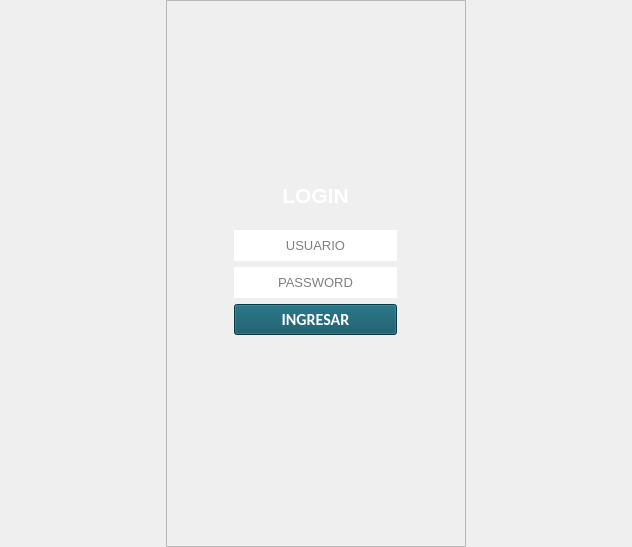
<?xml version="1.0" encoding="UTF-8"?>
<ui version="4.0">
 <class>Login</class>
 <widget class="QMainWindow" name="Login">
  <property name="geometry">
   <rect>
    <x>0</x>
    <y>0</y>
    <width>632</width>
    <height>547</height>
   </rect>
  </property>
  <property name="sizePolicy">
   <sizepolicy hsizetype="Preferred" vsizetype="Preferred">
    <horstretch>0</horstretch>
    <verstretch>0</verstretch>
   </sizepolicy>
  </property>
  <property name="font">
   <font>
    <family>Calibri</family>
   </font>
  </property>
  <property name="focusPolicy">
   <enum>Qt::WheelFocus</enum>
  </property>
  <property name="windowTitle">
   <string>Login</string>
  </property>
  <widget class="QWidget" name="centralwidget">
   <layout class="QHBoxLayout" name="horizontalLayout">
    <property name="spacing">
     <number>0</number>
    </property>
    <property name="leftMargin">
     <number>0</number>
    </property>
    <property name="topMargin">
     <number>0</number>
    </property>
    <property name="rightMargin">
     <number>0</number>
    </property>
    <property name="bottomMargin">
     <number>0</number>
    </property>
    <item>
     <spacer name="horizontalSpacer_2">
      <property name="orientation">
       <enum>Qt::Horizontal</enum>
      </property>
      <property name="sizeHint" stdset="0">
       <size>
        <width>163</width>
        <height>20</height>
       </size>
      </property>
     </spacer>
    </item>
    <item>
     <widget class="QFrame" name="frame">
      <property name="minimumSize">
       <size>
        <width>300</width>
        <height>0</height>
       </size>
      </property>
      <property name="maximumSize">
       <size>
        <width>381</width>
        <height>16777215</height>
       </size>
      </property>
      <property name="frameShape">
       <enum>QFrame::StyledPanel</enum>
      </property>
      <property name="frameShadow">
       <enum>QFrame::Raised</enum>
      </property>
      <layout class="QVBoxLayout" name="verticalLayout_4">
       <property name="spacing">
        <number>0</number>
       </property>
       <property name="leftMargin">
        <number>0</number>
       </property>
       <property name="topMargin">
        <number>0</number>
       </property>
       <property name="rightMargin">
        <number>0</number>
       </property>
       <property name="bottomMargin">
        <number>0</number>
       </property>
       <item>
        <widget class="QFrame" name="verticalFrame">
         <property name="minimumSize">
          <size>
           <width>0</width>
           <height>100</height>
          </size>
         </property>
         <property name="maximumSize">
          <size>
           <width>156666</width>
           <height>150</height>
          </size>
         </property>
         <layout class="QVBoxLayout" name="verticalLayout">
          <property name="spacing">
           <number>0</number>
          </property>
          <property name="leftMargin">
           <number>0</number>
          </property>
          <property name="topMargin">
           <number>0</number>
          </property>
          <property name="rightMargin">
           <number>0</number>
          </property>
          <property name="bottomMargin">
           <number>0</number>
          </property>
         </layout>
        </widget>
       </item>
       <item>
        <widget class="QFrame" name="verticalFrame_2">
         <property name="minimumSize">
          <size>
           <width>0</width>
           <height>250</height>
          </size>
         </property>
         <property name="maximumSize">
          <size>
           <width>381</width>
           <height>16777215</height>
          </size>
         </property>
         <property name="styleSheet">
          <string notr="true">background: rgb(85, 170, 255);
QPushButton
{
color: rgb(255, 255, 255);
background-color: rgb(8, 80, 97);
}
QPushButton::hover
{
color: rgb(255, 255, 255);
	background-color: rgb(45, 131, 118);
}</string>
         </property>
         <layout class="QHBoxLayout" name="horizontalLayout_3">
          <item>
           <widget class="QFrame" name="horizontalFrame">
            <property name="minimumSize">
             <size>
              <width>181</width>
              <height>0</height>
             </size>
            </property>
            <property name="maximumSize">
             <size>
              <width>181</width>
              <height>16777215</height>
             </size>
            </property>
            <layout class="QVBoxLayout" name="verticalLayout_2">
             <item>
              <widget class="QLabel" name="label">
               <property name="maximumSize">
                <size>
                 <width>16777215</width>
                 <height>65</height>
                </size>
               </property>
               <property name="palette">
                <palette>
                 <active>
                  <colorrole role="WindowText">
                   <brush brushstyle="SolidPattern">
                    <color alpha="255">
                     <red>255</red>
                     <green>255</green>
                     <blue>255</blue>
                    </color>
                   </brush>
                  </colorrole>
                  <colorrole role="Button">
                   <brush brushstyle="SolidPattern">
                    <color alpha="255">
                     <red>85</red>
                     <green>170</green>
                     <blue>255</blue>
                    </color>
                   </brush>
                  </colorrole>
                  <colorrole role="Text">
                   <brush brushstyle="SolidPattern">
                    <color alpha="255">
                     <red>255</red>
                     <green>255</green>
                     <blue>255</blue>
                    </color>
                   </brush>
                  </colorrole>
                  <colorrole role="Base">
                   <brush brushstyle="SolidPattern">
                    <color alpha="255">
                     <red>85</red>
                     <green>170</green>
                     <blue>255</blue>
                    </color>
                   </brush>
                  </colorrole>
                  <colorrole role="Window">
                   <brush brushstyle="SolidPattern">
                    <color alpha="255">
                     <red>85</red>
                     <green>170</green>
                     <blue>255</blue>
                    </color>
                   </brush>
                  </colorrole>
                 </active>
                 <inactive>
                  <colorrole role="WindowText">
                   <brush brushstyle="SolidPattern">
                    <color alpha="255">
                     <red>255</red>
                     <green>255</green>
                     <blue>255</blue>
                    </color>
                   </brush>
                  </colorrole>
                  <colorrole role="Button">
                   <brush brushstyle="SolidPattern">
                    <color alpha="255">
                     <red>85</red>
                     <green>170</green>
                     <blue>255</blue>
                    </color>
                   </brush>
                  </colorrole>
                  <colorrole role="Text">
                   <brush brushstyle="SolidPattern">
                    <color alpha="255">
                     <red>255</red>
                     <green>255</green>
                     <blue>255</blue>
                    </color>
                   </brush>
                  </colorrole>
                  <colorrole role="Base">
                   <brush brushstyle="SolidPattern">
                    <color alpha="255">
                     <red>85</red>
                     <green>170</green>
                     <blue>255</blue>
                    </color>
                   </brush>
                  </colorrole>
                  <colorrole role="Window">
                   <brush brushstyle="SolidPattern">
                    <color alpha="255">
                     <red>85</red>
                     <green>170</green>
                     <blue>255</blue>
                    </color>
                   </brush>
                  </colorrole>
                 </inactive>
                 <disabled>
                  <colorrole role="WindowText">
                   <brush brushstyle="SolidPattern">
                    <color alpha="255">
                     <red>120</red>
                     <green>120</green>
                     <blue>120</blue>
                    </color>
                   </brush>
                  </colorrole>
                  <colorrole role="Button">
                   <brush brushstyle="SolidPattern">
                    <color alpha="255">
                     <red>85</red>
                     <green>170</green>
                     <blue>255</blue>
                    </color>
                   </brush>
                  </colorrole>
                  <colorrole role="Text">
                   <brush brushstyle="SolidPattern">
                    <color alpha="255">
                     <red>120</red>
                     <green>120</green>
                     <blue>120</blue>
                    </color>
                   </brush>
                  </colorrole>
                  <colorrole role="Base">
                   <brush brushstyle="SolidPattern">
                    <color alpha="255">
                     <red>85</red>
                     <green>170</green>
                     <blue>255</blue>
                    </color>
                   </brush>
                  </colorrole>
                  <colorrole role="Window">
                   <brush brushstyle="SolidPattern">
                    <color alpha="255">
                     <red>85</red>
                     <green>170</green>
                     <blue>255</blue>
                    </color>
                   </brush>
                  </colorrole>
                 </disabled>
                </palette>
               </property>
               <property name="font">
                <font>
                 <pointsize>16</pointsize>
                 <weight>75</weight>
                 <bold>true</bold>
                </font>
               </property>
               <property name="text">
                <string>LOGIN</string>
               </property>
               <property name="alignment">
                <set>Qt::AlignCenter</set>
               </property>
              </widget>
             </item>
             <item>
              <widget class="QLineEdit" name="txtUsuario">
               <property name="maximumSize">
                <size>
                 <width>16777215</width>
                 <height>31</height>
                </size>
               </property>
               <property name="font">
                <font>
                 <pointsize>10</pointsize>
                </font>
               </property>
               <property name="focusPolicy">
                <enum>Qt::ClickFocus</enum>
               </property>
               <property name="acceptDrops">
                <bool>true</bool>
               </property>
               <property name="styleSheet">
                <string notr="true">background-color: rgb(255, 255, 255);
border: 0;
</string>
               </property>
               <property name="frame">
                <bool>false</bool>
               </property>
               <property name="alignment">
                <set>Qt::AlignCenter</set>
               </property>
               <property name="placeholderText">
                <string>USUARIO</string>
               </property>
              </widget>
             </item>
             <item>
              <widget class="QLineEdit" name="txtPassword">
               <property name="maximumSize">
                <size>
                 <width>16777215</width>
                 <height>31</height>
                </size>
               </property>
               <property name="font">
                <font>
                 <pointsize>10</pointsize>
                </font>
               </property>
               <property name="focusPolicy">
                <enum>Qt::ClickFocus</enum>
               </property>
               <property name="styleSheet">
                <string notr="true">background-color: rgb(255, 255, 255);
border: 0;</string>
               </property>
               <property name="alignment">
                <set>Qt::AlignCenter</set>
               </property>
               <property name="placeholderText">
                <string>PASSWORD</string>
               </property>
              </widget>
             </item>
             <item>
              <widget class="QPushButton" name="btnIniciar">
               <property name="maximumSize">
                <size>
                 <width>16777215</width>
                 <height>31</height>
                </size>
               </property>
               <property name="font">
                <font>
                 <family>Calibri</family>
                 <pointsize>12</pointsize>
                 <weight>75</weight>
                 <bold>true</bold>
                </font>
               </property>
               <property name="styleSheet">
                <string notr="true">QPushButton
{
color: rgb(255, 255, 255);
background-color: rgb(8, 80, 97);
}
QPushButton::hover
{
color: rgb(255, 255, 255);
	background-color: rgb(45, 131, 118);
}</string>
               </property>
               <property name="text">
                <string>INGRESAR</string>
               </property>
              </widget>
             </item>
             <item>
              <widget class="QLabel" name="label_2">
               <property name="maximumSize">
                <size>
                 <width>16777215</width>
                 <height>40</height>
                </size>
               </property>
               <property name="font">
                <font>
                 <pointsize>7</pointsize>
                </font>
               </property>
               <property name="text">
                <string/>
               </property>
              </widget>
             </item>
            </layout>
           </widget>
          </item>
         </layout>
        </widget>
       </item>
       <item>
        <widget class="QFrame" name="verticalFrame_3">
         <layout class="QVBoxLayout" name="verticalLayout_3"/>
        </widget>
       </item>
      </layout>
     </widget>
    </item>
    <item>
     <spacer name="horizontalSpacer">
      <property name="orientation">
       <enum>Qt::Horizontal</enum>
      </property>
      <property name="sizeHint" stdset="0">
       <size>
        <width>163</width>
        <height>20</height>
       </size>
      </property>
     </spacer>
    </item>
   </layout>
  </widget>
 </widget>
 <resources/>
 <connections/>
</ui>
